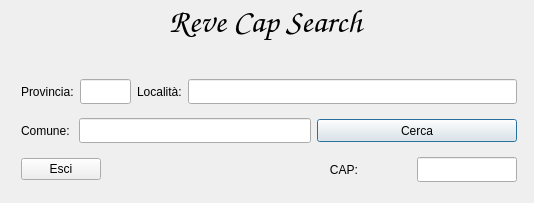
<?xml version="1.0" encoding="UTF-8"?>
<ui version="4.0">
 <class>CapWindow</class>
 <widget class="QDialog" name="CapWindow">
  <property name="geometry">
   <rect>
    <x>0</x>
    <y>0</y>
    <width>534</width>
    <height>203</height>
   </rect>
  </property>
  <property name="windowTitle">
   <string>CapWindow</string>
  </property>
  <property name="windowIcon">
   <iconset>
    <normaloff>../../cap.ico</normaloff>../../cap.ico</iconset>
  </property>
  <widget class="QWidget" name="layoutWidget">
   <property name="geometry">
    <rect>
     <x>10</x>
     <y>60</y>
     <width>518</width>
     <height>141</height>
    </rect>
   </property>
   <layout class="QVBoxLayout" name="verticalLayout">
    <item>
     <layout class="QHBoxLayout" name="horizontalLayout">
      <property name="sizeConstraint">
       <enum>QLayout::SetMaximumSize</enum>
      </property>
      <item>
       <widget class="QLabel" name="labelProv">
        <property name="text">
         <string>Provincia:</string>
        </property>
       </widget>
      </item>
      <item>
       <widget class="QLineEdit" name="lineProv">
        <property name="sizePolicy">
         <sizepolicy hsizetype="Expanding" vsizetype="Maximum">
          <horstretch>0</horstretch>
          <verstretch>0</verstretch>
         </sizepolicy>
        </property>
        <property name="minimumSize">
         <size>
          <width>0</width>
          <height>25</height>
         </size>
        </property>
        <property name="maximumSize">
         <size>
          <width>51</width>
          <height>16777215</height>
         </size>
        </property>
        <property name="maxLength">
         <number>2</number>
        </property>
       </widget>
      </item>
      <item>
       <widget class="QLabel" name="labelLocal">
        <property name="text">
         <string>Località:</string>
        </property>
       </widget>
      </item>
      <item>
       <widget class="QLineEdit" name="lineLocal">
        <property name="sizePolicy">
         <sizepolicy hsizetype="Expanding" vsizetype="Maximum">
          <horstretch>0</horstretch>
          <verstretch>0</verstretch>
         </sizepolicy>
        </property>
        <property name="minimumSize">
         <size>
          <width>0</width>
          <height>25</height>
         </size>
        </property>
       </widget>
      </item>
     </layout>
    </item>
    <item>
     <layout class="QHBoxLayout" name="horizontalLayout_4">
      <item>
       <layout class="QHBoxLayout" name="horizontalLayout_2">
        <item>
         <widget class="QLabel" name="labelComune">
          <property name="text">
           <string>Comune: </string>
          </property>
         </widget>
        </item>
        <item>
         <widget class="QLineEdit" name="lineComune">
          <property name="sizePolicy">
           <sizepolicy hsizetype="Expanding" vsizetype="Maximum">
            <horstretch>0</horstretch>
            <verstretch>0</verstretch>
           </sizepolicy>
          </property>
          <property name="minimumSize">
           <size>
            <width>0</width>
            <height>25</height>
           </size>
          </property>
         </widget>
        </item>
       </layout>
      </item>
      <item>
       <widget class="QPushButton" name="buttonCerca">
        <property name="minimumSize">
         <size>
          <width>200</width>
          <height>23</height>
         </size>
        </property>
        <property name="text">
         <string>Cerca</string>
        </property>
       </widget>
      </item>
     </layout>
    </item>
    <item>
     <layout class="QHBoxLayout" name="horizontalLayout_3">
      <item>
       <widget class="QPushButton" name="buttonExit">
        <property name="text">
         <string>Esci</string>
        </property>
       </widget>
      </item>
      <item>
       <widget class="QLabel" name="labelCap">
        <property name="sizePolicy">
         <sizepolicy hsizetype="Preferred" vsizetype="Preferred">
          <horstretch>2</horstretch>
          <verstretch>0</verstretch>
         </sizepolicy>
        </property>
        <property name="text">
         <string>                                                                   CAP:</string>
        </property>
       </widget>
      </item>
      <item>
       <widget class="QLineEdit" name="lineCap">
        <property name="minimumSize">
         <size>
          <width>0</width>
          <height>25</height>
         </size>
        </property>
        <property name="maximumSize">
         <size>
          <width>100</width>
          <height>16777215</height>
         </size>
        </property>
        <property name="font">
         <font>
          <family>Liberation Sans</family>
          <weight>75</weight>
          <bold>true</bold>
         </font>
        </property>
       </widget>
      </item>
     </layout>
    </item>
   </layout>
  </widget>
  <widget class="QLabel" name="labelTitle">
   <property name="geometry">
    <rect>
     <x>20</x>
     <y>0</y>
     <width>491</width>
     <height>41</height>
    </rect>
   </property>
   <property name="sizePolicy">
    <sizepolicy hsizetype="Preferred" vsizetype="Preferred">
     <horstretch>0</horstretch>
     <verstretch>0</verstretch>
    </sizepolicy>
   </property>
   <property name="font">
    <font>
     <family>Comic Sans MS</family>
     <pointsize>25</pointsize>
     <weight>75</weight>
     <bold>true</bold>
    </font>
   </property>
   <property name="text">
    <string>Reve Cap Search</string>
   </property>
   <property name="alignment">
    <set>Qt::AlignCenter</set>
   </property>
  </widget>
 </widget>
 <layoutdefault spacing="6" margin="11"/>
 <resources/>
 <connections/>
</ui>
